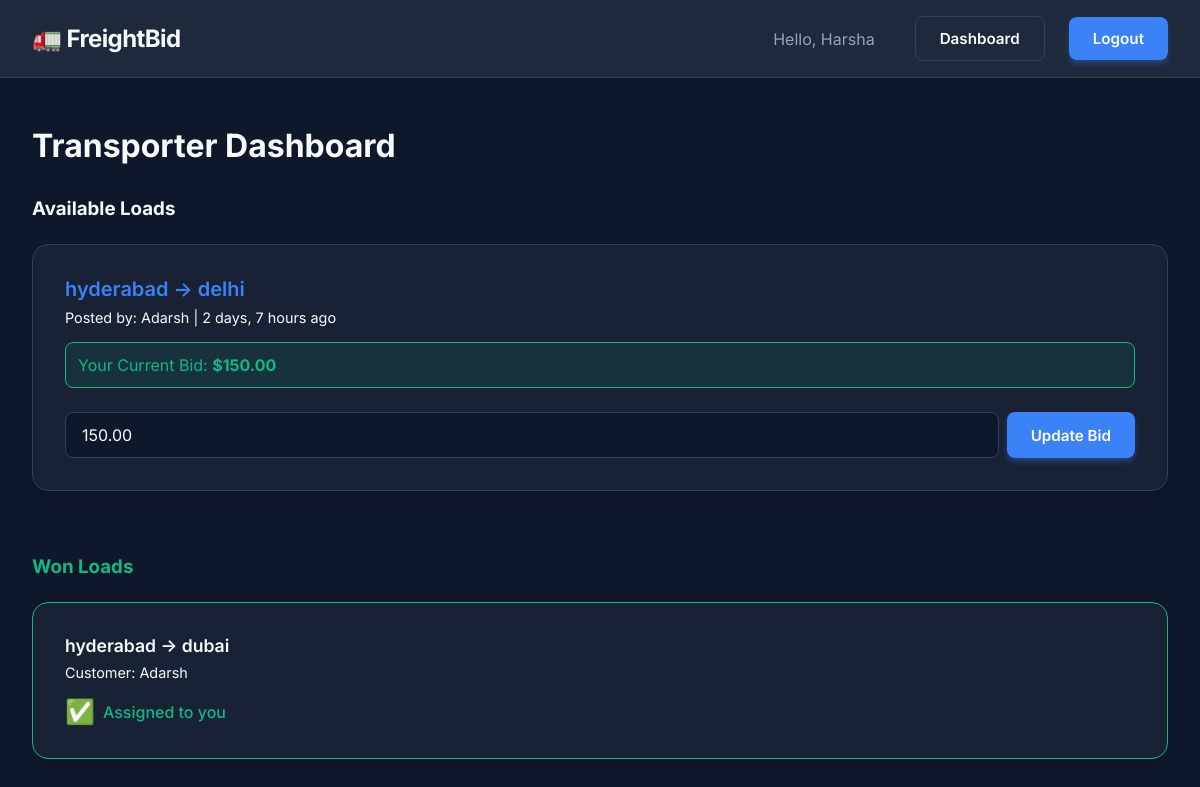
The app's page /dashboard/transporter/ (signed in) with its own data.
### core/models.py (models this page shows, shortened)
class Requirement(models.Model):
    STATUS_CHOICES = (
        ('Open', 'Open'),
        ('Closed', 'Closed'),
    )
    customer = models.ForeignKey(User, on_delete=models.CASCADE, related_name='requirements')
    source_city = models.CharField(max_length=100)
    destination_city = models.CharField(max_length=100)
    status = models.CharField(max_length=20, choices=STATUS_CHOICES, default='Open')
    created_at = models.DateTimeField(auto_now_add=True)
    winning_bid = models.ForeignKey('Bid', null=True, blank=True, on_delete=models.SET_NULL, related_name='won_requirements')

class Bid(models.Model):
    requirement = models.ForeignKey(Requirement, on_delete=models.CASCADE, related_name='bids')
    transporter = models.ForeignKey(User, on_delete=models.CASCADE, related_name='placed_bids')
    amount = models.DecimalField(max_digits=10, decimal_places=2)
    created_at = models.DateTimeField(auto_now_add=True)

### core/views.py (the view, shortened to what this page needs)
# urls.py: path('dashboard/transporter/', views.transporter_dashboard, name='transporter_dashboard'),
def transporter_dashboard(request):
    if not hasattr(request.user, 'profile') or request.user.profile.user_type != 'Transporter':
        return redirect('home')
    open_requirements = Requirement.objects.filter(status='Open').order_by('-created_at')
    my_bids = {b.requirement_id: b for b in Bid.objects.filter(transporter=request.user)}
    for req in open_requirements:
        req.my_bid = my_bids.get(req.id)
    won_requirements = Requirement.objects.filter(
        status='Closed',
        winning_bid__transporter=request.user
    ).order_by('-created_at')
    bid_form = BidForm()
    return render(request, 'core/transporter_dashboard.html', {
        'open_requirements': open_requirements,
        'won_requirements': won_requirements,
        'bid_form': bid_form
    })

### core/forms.py
class BidForm(forms.ModelForm):
    class Meta:
        model = Bid
        fields = ['amount']

### templates/core/transporter_dashboard.html (shortened to what this page needs)
{% extends 'base.html' %}
{% block content %}
<div class="mt-4">
    <h2 style="font-size: 2rem; margin-bottom: 2rem;">Transporter Dashboard</h2>
    <div class="grid" style="gap: 2rem;">
        <div>
            <h3 style="margin-bottom: 1.5rem; color: var(--text-primary);">Available Loads</h3>
            {% if open_requirements %}
                <div class="grid grid-2">
                {% for req in open_requirements %}
                    <div class="glass-card" style="display: flex; flex-direction: column; justify-content: space-between;">
                        <div style="margin-bottom: 1.5rem;">
                            <div style="font-size: 1.25rem; font-weight: 600; margin-bottom: 0.5rem; color: var(--accent-primary);">
                                {{ req.source_city }} &rarr; {{ req.destination_city }}
                            </div>
                            <div class="text-secondary" style="font-size: 0.9rem; margin-bottom: 0.5rem;">
                                Posted by: {{ req.customer.username }} | {{ req.created_at|timesince }} ago
                            </div>
                            {% if req.my_bid %}
                                <div style="margin-top: 1rem; padding: 0.75rem; background: rgba(16, 185, 129, 0.1); border: 1px solid var(--success); border-radius: 0.5rem; color: var(--success);">
                                    Your Current Bid: <strong>${{ req.my_bid.amount }}</strong>
                                </div>
                            {% endif %}
                        </div>
                        <form method="post" style="display: flex; gap: 0.5rem;">
                            <div style="flex: 1;">
                                <input type="number" step="0.01" name="amount" class="form-control" placeholder="Enter Amount ($)" required
                                    {% if req.my_bid %}value="{{ req.my_bid.amount }}"{% endif %}>
                            </div>
                            <button type="submit" class="btn btn-primary">
                                {% if req.my_bid %}Update Bid{% else %}Place Bid{% endif %}
                            </button>
                        </form>
                    </div>
                {% endfor %}
                </div>
            {% else %}
                <div class="glass-card text-center text-secondary">No open requirements available right now.</div>
            {% endif %}
        </div>
        <div style="margin-top: 2rem;">
            <h3 style="margin-bottom: 1.5rem; color: var(--success);">Won Loads</h3>
            {% if won_requirements %}
                <div class="grid grid-2">
                {% for req in won_requirements %}
                    <div class="glass-card" style="border-color: var(--success);">
                        <div style="font-size: 1.1rem; font-weight: 600; margin-bottom: 0.5rem;">
                            {{ req.source_city }} &rarr; {{ req.destination_city }}
                        </div>
                        <div class="text-secondary" style="font-size: 0.9rem;">
                            Customer: {{ req.customer.username }}
                        </div>
                        <div style="margin-top: 1rem; display: flex; align-items: center; color: var(--success); font-weight: 500;">
                            <span style="font-size:1.5rem; margin-right:0.5rem;">✅</span> Assigned to you
                        </div>
                    </div>
                {% endfor %}
                </div>
            {% else %}
                <div class="glass-card text-center text-secondary">You haven't won any requirements yet. Keep bidding!</div>
            {% endif %}
        </div>
    </div>
</div>
{% endblock %}

### templates/base.html (shortened to what this page needs)
{% load static %}
<!DOCTYPE html>
<html lang="en">
<head>
    <link rel="stylesheet" href="{% static 'css/index.css' %}">
</head>
<body>
    <nav class="navbar">
        <div class="nav-brand">
            <a href="/">🚛 FreightBid</a>
        </div>
        <div class="nav-links">
            {% if user.is_authenticated %}
                <span style="color: var(--text-secondary); margin-right: 1rem;">Hello, {{ user.username }}</span>
                <a href="/dashboard/" class="btn btn-outline">Dashboard</a>
                <form action="/logout/" method="post" style="display:inline;">
                    <button type="submit" class="btn btn-primary" style="font-size:0.95rem; cursor:pointer;">Logout</button>
                </form>
            {% else %}
                <a href="/login/" class="btn btn-outline">Login</a>
                <a href="/signup/" class="btn btn-primary">Register</a>
            {% endif %}
        </div>
    </nav>
    <main class="container">
        {% block content %}
        {% endblock %}
    </main>
</body>
</html>

### static/css/index.css (style rules this page uses)
:root { --bg-primary: #0F172A; --bg-secondary: #1E293B; --text-primary: #F8FAFC; --text-secondary: #94A3B8; --accent-primary: #3B82F6; --accent-hover: #2563EB; --success: #10B981; --border-color: #334155; --card-bg: rgba(30, 41, 59, 0.7); }
* { margin: 0; padding: 0; box-sizing: border-box; }
body { font-family: 'Inter', -apple-system, BlinkMacSystemFont, "Segoe UI", Roboto, Helvetica, Arial, sans-serif; background-color: var(--bg-primary); color: var(--text-primary); min-height: 100vh; display: flex; flex-direction: column; }
a { color: var(--accent-primary); text-decoration: none; transition: color 0.2s ease; }
.navbar { display: flex; justify-content: space-between; align-items: center; padding: 1rem 2rem; background-color: var(--bg-secondary); border-bottom: 1px solid var(--border-color); box-shadow: 0 4px 6px -1px rgba(0, 0, 0, 0.1); }
.nav-brand { font-size: 1.5rem; font-weight: 700; letter-spacing: -0.025em; color: var(--text-primary); }
.nav-links { display: flex; gap: 1.5rem; align-items: center; }
.container { max-width: 1200px; margin: 0 auto; padding: 2rem; width: 100%; }
.glass-card { background: var(--card-bg); backdrop-filter: blur(10px); border: 1px solid var(--border-color); border-radius: 1rem; padding: 2rem; box-shadow: 0 10px 15px -3px rgba(0, 0, 0, 0.1), 0 4px 6px -2px rgba(0, 0, 0, 0.05); transition: transform 0.2s ease; }
.btn { display: inline-flex; align-items: center; justify-content: center; padding: 0.75rem 1.5rem; font-weight: 600; border-radius: 0.5rem; cursor: pointer; transition: all 0.2s ease; border: none; font-family: inherit; font-size: 0.95rem; }
.btn-primary { background-color: var(--accent-primary); color: white; box-shadow: 0 4px 6px -1px rgba(59, 130, 246, 0.4); }
.btn-outline { background-color: transparent; border: 1px solid var(--border-color); color: var(--text-primary); }
.form-control { width: 100%; padding: 0.75rem 1rem; background-color: var(--bg-primary); border: 1px solid var(--border-color); border-radius: 0.5rem; color: var(--text-primary); font-family: inherit; font-size: 1rem; transition: border-color 0.2s ease, box-shadow 0.2s ease; }
.mt-4 { margin-top: 1rem; }
.grid { display: grid; gap: 1.5rem; }
.grid-2 { grid-template-columns: repeat(auto-fit, minmax(300px, 1fr)); }

### templates/base.html (style rules this page uses)
.nav-brand a { color: var(--text-primary); text-decoration: none; }

### records on screen
Requirement: source_city "hyderabad", destination_city "delhi", customer.username "Adarsh", created_at "2 days, 7 hours", my_bid.amount "150.00", amount "150.00", shows "Update Bid"
Requirement: source_city "hyderabad", destination_city "dubai", customer.username "Adarsh"

### other values on screen
{{ user.username }} "Harsha"
